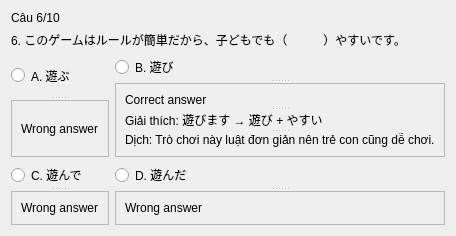
               <widget class="QWidget" name="page_12">
                <layout class="QGridLayout" name="gridLayout_6">
                 <item row="3" column="2">
                  <widget class="QSplitter" name="splitter_18">
                   <property name="orientation">
                    <enum>Qt::Vertical</enum>
                   </property>
                   <widget class="QRadioButton" name="radioButton_48">
                    <property name="text">
                     <string>D. 遊んだ</string>
                    </property>
                   </widget>
                   <widget class="QFrame" name="frame_4">
                    <property name="frameShape">
                     <enum>QFrame::StyledPanel</enum>
                    </property>
                    <property name="frameShadow">
                     <enum>QFrame::Raised</enum>
                    </property>
                    <layout class="QVBoxLayout" name="verticalLayout_4">
                     <item>
                      <widget class="QLabel" name="label">
                       <property name="text">
                        <string>Wrong answer</string>
                       </property>
                      </widget>
                     </item>
                    </layout>
                   </widget>
                  </widget>
                 </item>
                 <item row="3" column="0" colspan="2">
                  <widget class="QSplitter" name="splitter_14">
                   <property name="orientation">
                    <enum>Qt::Vertical</enum>
                   </property>
                   <widget class="QRadioButton" name="radioButton_47">
                    <property name="text">
                     <string>C. 遊んで</string>
                    </property>
                   </widget>
                   <widget class="QFrame" name="frame_3">
                    <property name="frameShape">
                     <enum>QFrame::StyledPanel</enum>
                    </property>
                    <property name="frameShadow">
                     <enum>QFrame::Raised</enum>
                    </property>
                    <layout class="QVBoxLayout" name="verticalLayout_2">
                     <item>
                      <widget class="QLabel" name="label_2">
                       <property name="text">
                        <string>Wrong answer</string>
                       </property>
                      </widget>
                     </item>
                    </layout>
                   </widget>
                  </widget>
                 </item>
                 <item row="2" column="0" colspan="2">
                  <widget class="QSplitter" name="splitter_13">
                   <property name="orientation">
                    <enum>Qt::Vertical</enum>
                   </property>
                   <widget class="QRadioButton" name="radioButton_45">
                    <property name="text">
                     <string>A. 遊ぶ</string>
                    </property>
                   </widget>
                   <widget class="QFrame" name="frame">
                    <property name="frameShape">
                     <enum>QFrame::StyledPanel</enum>
                    </property>
                    <property name="frameShadow">
                     <enum>QFrame::Raised</enum>
                    </property>
                    <layout class="QVBoxLayout" name="verticalLayout">
                     <item>
                      <widget class="QLabel" name="label_4">
                       <property name="text">
                        <string>Wrong answer</string>
                       </property>
                      </widget>
                     </item>
                    </layout>
                   </widget>
                  </widget>
                 </item>
                 <item row="1" column="0" colspan="3">
                  <widget class="QLabel" name="label_95">
                   <property name="text">
                    <string>6. このゲームはルールが簡単だから、子どもでも（　　　）やすいです。</string>
                   </property>
                  </widget>
                 </item>
                 <item row="2" column="2">
                  <widget class="QSplitter" name="splitter_17">
                   <property name="orientation">
                    <enum>Qt::Vertical</enum>
                   </property>
                   <widget class="QRadioButton" name="radioButton_46">
                    <property name="text">
                     <string>B. 遊び</string>
                    </property>
                   </widget>
                   <widget class="QFrame" name="frame_2">
                    <property name="frameShape">
                     <enum>QFrame::StyledPanel</enum>
                    </property>
                    <property name="frameShadow">
                     <enum>QFrame::Raised</enum>
                    </property>
                    <layout class="QVBoxLayout" name="verticalLayout_3">
                     <item>
                      <widget class="QSplitter" name="splitter_15">
                       <property name="orientation">
                        <enum>Qt::Vertical</enum>
                       </property>
                       <widget class="QLabel" name="label_6">
                        <property name="text">
                         <string>Correct answer</string>
                        </property>
                       </widget>
                       <widget class="QLabel" name="label_5">
                        <property name="text">
                         <string>Giải thích: 遊びます → 遊び + やすい</string>
                        </property>
                       </widget>
                       <widget class="QLabel" name="label_3">
                        <property name="text">
                         <string>Dịch: Trò chơi này luật đơn giản nên trẻ con cũng dễ chơi.</string>
                        </property>
                       </widget>
                      </widget>
                     </item>
                    </layout>
                   </widget>
                  </widget>
                 </item>
                 <item row="0" column="0" colspan="2">
                  <widget class="QLabel" name="label_94">
                   <property name="text">
                    <string>Câu 6/10</string>
                   </property>
                  </widget>
                 </item>
                </layout>
               </widget>
